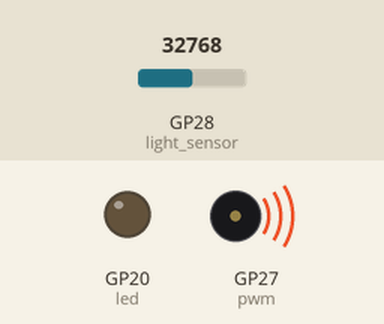
Recording of a program running on a simulated Raspberry Pi Pico running MicroPython. Shown: output pins drawn as LEDs (lit = HIGH), buzzer (waves = sounding). Inputs (shaded band) come from the test bench; at power-on: GP28 (light_sensor) = 32768 (analog values on the 0–65535 scale). Threads take turns every 2 ms.

Above: at 0.09 s.
Timing chart, 0 to 3.0 s (numbered marks = the images above):
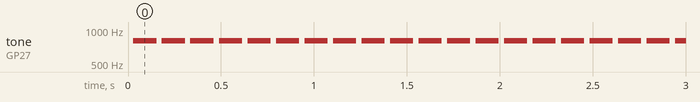

The program:

pico_light_barrier.py
```python
# (licence header left out)
from machine import Pin,PWM,ADC
import utime
import _thread

led = Pin(20, Pin.OUT)                     # led connect to D20
light_sensor = ADC(2)                      # light sensor connected to A2
pwm = PWM(Pin(27))                         # buzzer connected to A1
pwm.freq(10000)

# Length and frequency of the sampling of the light sensor
n_samples = 75                             # number of samples captured from light sensor
sample_freq = 5000                         # sample frequency in Hz (5kHz are recommended)
dt_samples = (1 / sample_freq) * 1000000   # resulting time between two samples in microseconds

Barker_Code = [ 1.0,  1.0,  1.0,  0.0,  0.0,  0.0,  1.0,  0.0,  0.0,  1.0,  0.0] # length 11

# calculate the length of one "Barker Pulse" based on the length
# of the sampling window.
# The length is calculated by the number of pulses of the Barker Code
# plus 2 additional pulses (larger sampling window, shorter LED sequence)
pulse_length = n_samples // (len(Barker_Code)+2)
# generate the Barker Code as an array with the timing of
# the sampling frequency for the autocorrelation
n_Barker_Code_samples = len(Barker_Code)*pulse_length
Barker_Code_samples = [0.0] * n_Barker_Code_samples
for n in range(len(Barker_Code)):
    for i in range(pulse_length):
        Barker_Code_samples[n*pulse_length+i] = Barker_Code[n]

# increase the sampling windows by some "Barker Pulses" to create
# enough room for shifting for the autocorrelation
n_samples = n_samples + round(len(Barker_Code)/5)*pulse_length
# data array to store the measured sample data
data = [0.0] * n_samples
# array to store the sums of the auto correlation
n_autocorr = n_samples - n_Barker_Code_samples
autocorr = [0.0] * n_autocorr
autocorr_valid_window = [round(n_autocorr * 0.2), n_autocorr-round(n_autocorr * 0.2)]


# This wait function is not waiting for a fix number of ticks
# it is waiting until the actual tick-value (in microseconds)
# reaches the sum of the start-value and the add-value.
# With this method, a more precise pulse generation and
# sampling timing can be reached without adding up errors
# The functions utime.ticks_add() and utime.ticks_diff() are
# used to prevent value overflow problems with tick variables.
def wait_until_ticks(start_ticks, add_ticks):
    wait_time = utime.ticks_add(start_ticks, round(add_ticks))
    while utime.ticks_diff(wait_time, utime.ticks_us()) >= 0:
        pass


# The LED should be pulsed in its own task on the second core
# so we need a own function to switch the LED on and off to
# generate the light pulse pattern
def led_task():
    led.value(False)
    led_start_ticks_us = utime.ticks_us()
    # wait two pulse lenghts before start sequence
    wait_until_ticks(led_start_ticks_us, 2*pulse_length*dt_samples)
    for n, led_on_off in enumerate(Barker_Code):
        if led_on_off > 0:
            led.value(True)
        else:
            led.value(False)
        wait_until_ticks(led_start_ticks_us, (n+3)*pulse_length*dt_samples)
    led.value(False)


# simple buzzer-beep function
def beep(freq, duration=0.125):
    pwm.freq(freq)
    pwm.duty_u16(10000)
    utime.sleep(0.125)
    pwm.duty_u16(0)


# function to start the pulse generation an the measurement
# of the data from the light sensor
# the measured values are scaled from 0..0xFFFF to 0..1
# return value: minimum of all measured values
def measure():
    # the minimum value is used to compensate the offset
    # during the autocorrelation calculation
    light_val_min = 0xFFFF
    # start the led pulse generation on the second core
    _thread.start_new_thread(led_task, ())
    start_ticks_us = utime.ticks_us()
    for n in range(n_samples):
        light_val = light_sensor.read_u16() / 0xFFFF
        data[n] = light_val
        if light_val < light_val_min:
            light_val_min = light_val
        wait_until_ticks(start_ticks_us, (n+1)*dt_samples)
    return (light_val_min)


# function to calculate the autocorrelation between the pulse signal
# and the measured light sensor data
# the minimum value is used to compensate the offset of the measurement
def autocorrelation(_min_val):
    autocorr_threshold = 0.75
    autocorr_max = -1000
    autocorr_max_pos = 0
    detection_state = 1
    signal_detected = False
    for shift in range(n_autocorr):
        autocorr[shift] = 0
        for pos in range(n_Barker_Code_samples):
            autocorr[shift] += Barker_Code_samples[pos] * (data[pos+shift]-_min_val)
        # detection state 1: looking for maximum
        if detection_state == 1:
            if autocorr[shift] > autocorr_max:
                autocorr_max = autocorr[shift]
                autocorr_max_pos = shift
            # When a falling curve is detected and max is within the valid range and position
            if (autocorr[shift] < autocorr_max) and ((autocorr_max - autocorr[0]) > autocorr_threshold) and (autocorr_max_pos >= autocorr_valid_window[0]):
                if autocorr_max_pos > autocorr_valid_window[1]:
                    detection_state = 3
                else:
                    detection_state = 2
        # detection state 2: check for valid falling curve
        if detection_state == 2:
            if (autocorr[shift] < (autocorr_max - autocorr_threshold)):
                signal_detected = True
                detection_state = 3
    #print(light_val_mean, autocorr_max, autocorr_max_pos)
    return (signal_detected)


# main loop
while True:
    if not autocorrelation(measure()):
        beep(800)
```

Measured:
- by itself, tone on GP27 (pwm): alternates 800 Hz for 0.13 s and silent for 0.03 s
